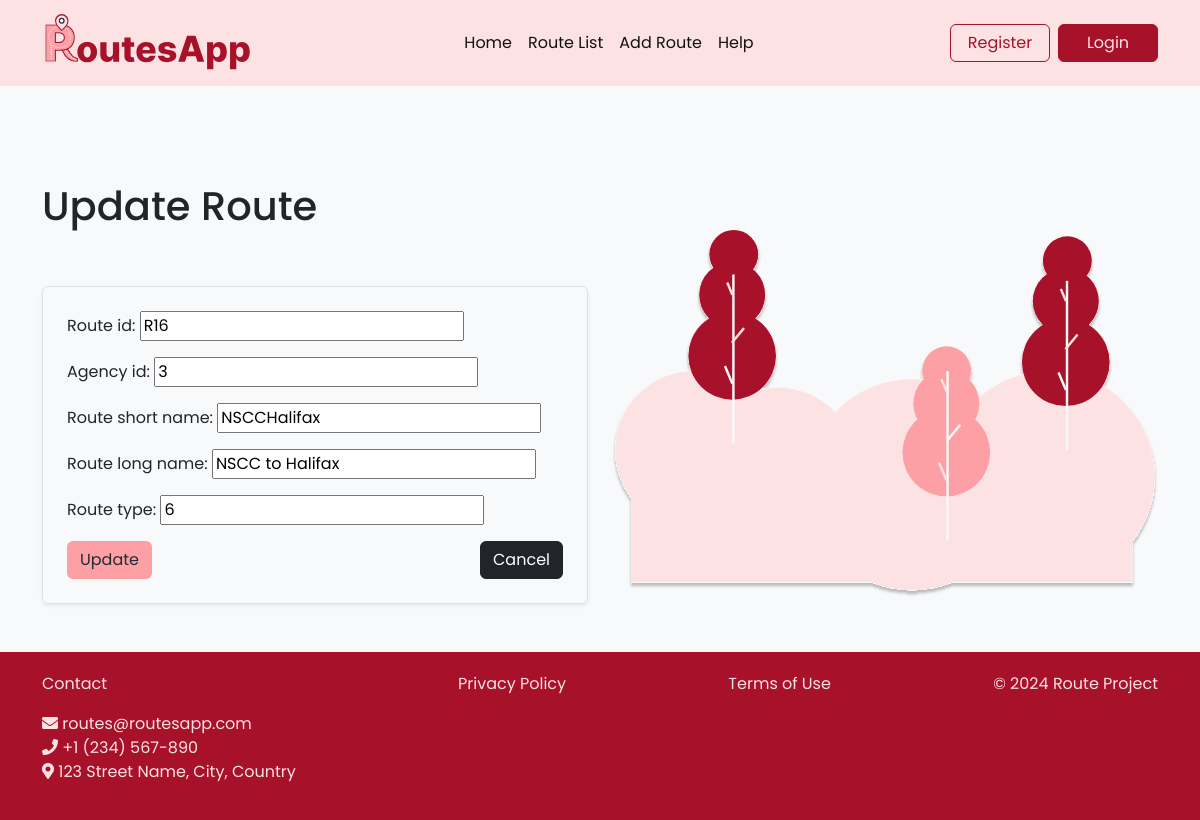
/routes/R16/edit/, run on the app's committed database.
### route/models.py (models this page shows, shortened)
class Route(models.Model):
    route_id = models.CharField(max_length=10, primary_key=True)
    agency_id = models.CharField(max_length=10)
    route_short_name = models.CharField(max_length=100)
    route_long_name = models.CharField(max_length=255)
    route_type = models.IntegerField()

### route/views.py (the view)
# urls.py: path('<str:route_id>/edit/', views.route_update, name='route_update'),
def route_update(request, route_id):  # Change pk to route_id
    route = get_object_or_404(Route, route_id=route_id)  # Use route_id here
    if request.method == 'POST':
        form = RouteForm(request.POST, instance=route)
        if form.is_valid():
            form.save()
            return redirect('route_list')
    else:
        form = RouteForm(instance=route)
    return render(request, 'route/route_form.html', {'form': form})

### route/forms.py
class RouteForm(forms.ModelForm):
    class Meta:
        model = Route
        fields = ['route_id', 'agency_id', 'route_short_name', 'route_long_name', 'route_type']

### route/templates/route/route_form.html (shortened to what this page needs)
{% extends 'home.html' %}
{% load static %}
{% block content %}
    <section class="row py-5">
        <div class="col-md-6 d-flex flex-column justify-content-center">
            <h1>{% if form.instance.pk %}
                    Update Route
                {% else %}
                    Create Route
                {% endif %}
            </h1>
            <form method="post" class="form-group p-4 border rounded shadow-sm mt-5 ">
                <div class="mb-3">
                    {{ form.as_p }}
                </div>
                <div class="d-flex justify-content-between mt-3">
                    <button type="submit" class="btn btn-pry custom-btn2 align-self-center">
                        {% if form.instance.pk %}
                            Update
                        {% else %}
                            Create
                        {% endif %}
                    </button>
                    <a href="{% url 'route_list' %}" class="btn btn-dark custom-btn2 align-self-center">Cancel</a>
                </div>
            </form>
        </div>
        <div class="col-md-6 pt-5">
            <img src="{% static 'route/images/hero2.svg' %}" alt="Hero Image" class="img-fluid">
        </div>
    </section>
{% endblock %}

### static/css/style.css (style rules this page uses)
body { font-family: "Poppins", "Helvetica Neue", Helvetica, Arial, sans-serif; }
.btn-pry { color: #232A30; background-color: #FDA0A6; width: 150px; }
.custom-btn2 { width: auto; display: inline-block; max-width: 13rem; }

### data on the page
Route: route_id "R16", agency_id "3", route_short_name "NSCCHalifax", route_long_name "NSCC to Halifax", route_type "6"
